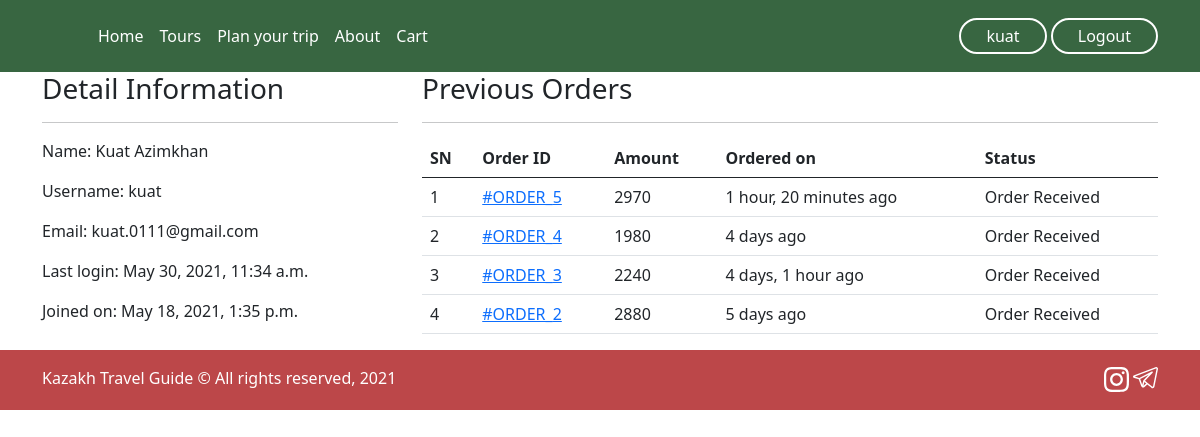
Screenshot of /profile/ (signed in) with the database file from the repository.
### main/models.py (models this page shows, shortened)
class Order(models.Model):
    cart = models.OneToOneField(TourCart, on_delete=models.CASCADE)
    ordered_by = models.CharField(max_length=200)
    mobile = models.CharField(max_length=10)
    email = models.EmailField(null=True, blank=True)
    subtotal = models.PositiveIntegerField()
    total = models.PositiveIntegerField()
    order_status = models.CharField(max_length=50, choices=ORDER_STATUS)
    created_at = models.DateTimeField(auto_now_add=True)
    payment_method = models.CharField(
        max_length=20, default="Cash On Delivery")

### main/views.py (the view)
# urls.py: path("profile/", CustomerProfileView.as_view(), name="customerprofile"),
class CustomerProfileView(TemplateView):
    template_name = "main/customerprofile.html"
    def dispatch(self, request, *args, **kwargs):
        if request.user.is_authenticated:
            pass
        else:
            return redirect("/login/?next=/profile/")
        return super().dispatch(request, *args, **kwargs)
    def get_context_data(self, **kwargs):
        context = super().get_context_data(**kwargs)
        customer = self.request.user
        context['customer'] = customer
        orders = Order.objects.filter(cart__customer=customer).order_by("-id")
        context["orders"] = orders
        return context

### main/templates/main/customerprofile.html (shortened to what this page needs)
{% extends 'main/base.html' %}
{% load static  %}
{% block content %}
<div class="container">
    <div class="row">
        <div class="col-md-4">
            <h3>Detail Information</h3><hr>
            <p><span class="font-weight-bold">Name: </span> {{user.first_name}} {{user.last_name}}</p>
            <p><span class="font-weight-bold">Username: </span> {{user.username}}</p>
            <p><span class="font-weight-bold">Email: </span> {{user.email}}</p>
            <p><span class="font-weight-bold">Last login: </span> {{user.last_login}}</p>
            <p><span class="font-weight-bold">Joined on: </span> {{user.date_joined}}</p>
        </div>
        <div class="col-md-8">
            <h3>Previous Orders</h3>
            <hr>
            <table class="table">
                <thead>
                    <tr>
                        <th>SN</th>
                        <th>Order ID</th>
                        <th>Amount</th>
                        <th>Ordered on</th>
                        <th>Status</th>
                    </tr>
                </thead>
                <tbody>
                    {% for ord in orders %}
                    <tr>
                        <td>{{forloop.counter}}</td>
                        <td><a href="{% url 'customerorderdetail' ord.pk %}"> #ORDER_{{ord.id}}</a></td>
                        <td>{{ord.total}}</td>
                        <td>{{ord.created_at|timesince}} ago</td>
                        <td>{{ord.order_status}}</td>
                    </tr>
                    {% endfor %}
                </tbody>
            </table>
        </div>
    </div>
</div>
{% endblock %}

### main/templates/main/base.html (shortened to what this page needs)
{% load static %}
<html lang="en">
<head>
    <link rel="stylesheet" href="{% static 'main/css/main.css' %}">
    <link rel="stylesheet" href="{% static 'main/css/base.css' %}">
    <link rel="stylesheet" href="{% static 'main/css/city.css' %}">
    <link rel="stylesheet" href="https://cdnjs.cloudflare.com/ajax/libs/font-awesome/4.7.0/css/font-awesome.min.css">
    <link href="https://cdn.jsdelivr.net/npm/bootstrap@5.0.0-beta3/dist/css/bootstrap.min.css" rel="stylesheet">
</head>
<body>
    <header class="p-3 text-white hedbg">
        <div class="container">
            <div class="d-flex flex-wrap align-items-center justify-content-center justify-content-lg-start">
                <a href="/" class="d-flex align-items-center mb-2 mb-lg-0 text-white text-decoration-none">
                <svg class="bi me-2" width="40" height="32"><use xlink:href="#bootstrap"></use></svg>
                </a>
      <ul class="nav col-12 col-lg-auto me-lg-auto mb-2 justify-content-center mb-md-0">
        <li><a href="{% url 'index' %}" class="nav-link px-2 text-white">Home</a></li>
        <li><a href="{% url 'tours' %}" class="nav-link px-2 text-white">Tours</a></li>
        <li><a href="#" class="nav-link px-2 text-white">Plan your trip</a></li>
        <li><a href="{% url 'about' %}" class="nav-link px-2 text-white">About</a></li>
          {% if user.is_authenticated %}
              <li><a href="{% url 'mycart' %}" class="nav-link px-2 text-white">Cart</a></li>
          {% endif %}
      </ul>
      <div class="text-end prof">
          {% if user.is_authenticated %}
            <a href="{% url 'customerprofile' %}" ><button type="button" class="mybtn login">{{request.user.username}}</button></a>
            <a href="{% url 'account_logout' %}" ><button type="button" class="mybtn login">Logout</button></a>
          {% else %}
              <a href="{% url 'account_login' %}" ><button type="button" class="mybtn login">Login</button></a>
              <a href="{% url 'account_signup' %}" ><button type="button" class="mybtn signup">Sign-up</button></a>
          {% endif %}
      </div>
    </div>
  </div>
</header>
    {% block content %}{% endblock %}
<footer class="foot">
  <div class="container">
    <p class="float-end mb-1">
        <img src="{% static 'home/images/icons/instagram.svg' %}" alt="">
        <img src="{% static 'home/images/icons/telegram.svg' %}" alt="">
    </p>
    <p class="mb-1">Kazakh Travel Guide © All rights reserved, 2021</p>
  </div>
</footer>
</body>
</html>

### main/static/main/css/main.css (style rules this page uses)
body { justify-content: center; align-items: center; font-family: 'Helvetica', sans-serif; overflow-x: hidden; }
img { width: 100%; position: relative; border-radius: 5% 5%; }

### main/static/main/css/base.css (style rules this page uses)
body { background-color: #F2E8CF; }
.hedbg { background-color: #386641; position: relative; z-index: 5; }
.mybtn { background-color: #4CAF50; border: none; color: white; padding: 4px 25px; text-align: center; text-decoration: none; display: inline-block; font-size: 16px; transition-duration: 0.4s; cursor: pointer; }
.login { background-color: #386641; color: #fff; border: 2px solid #fff; border-radius: 25px; }
.foot { padding-top: 16px; background-color: #BC4749; color: #fff; height: 60px; }
.foot img { width: 25px; }

### rows the page displays
Order: id "5", total "2970", created_at "1 hour, 20 minutes", order_status "Order Received"
Order: id "4", total "1980", created_at "4 days", order_status "Order Received"
Order: id "3", total "2240", created_at "4 days, 1 hour", order_status "Order Received"
Order: id "2", total "2880", created_at "5 days", order_status "Order Received"

### other values shown
{{ request.user.username }} "kuat"
{{ user.first_name }} "Kuat"
{{ user.last_name }} "Azimkhan"
{{ user.username }} "kuat"
{{ user.email }} "kuat.0111@gmail.com"
{{ user.last_login }} "May 30, 2021, 11:34 a.m."
{{ user.date_joined }} "May 18, 2021, 1:35 p.m."
